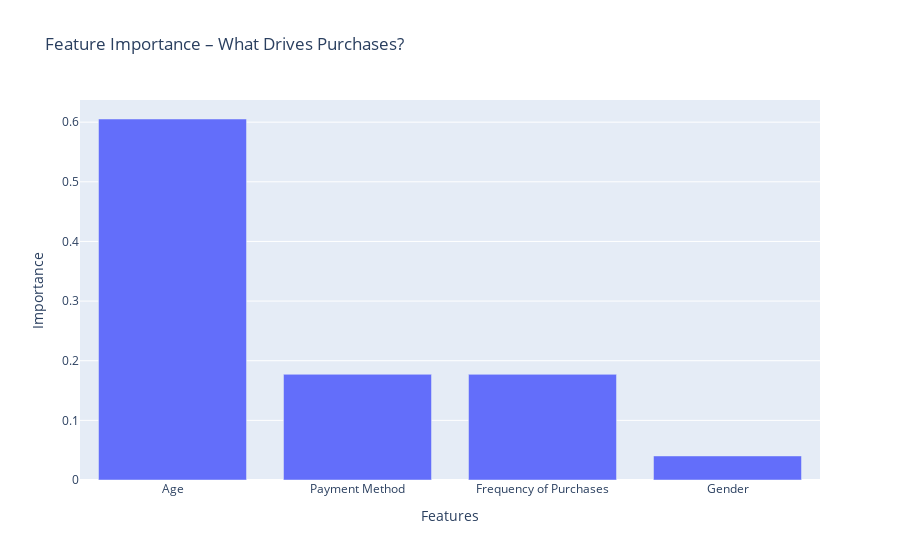

The code cell stored with this chart in its notebook:
### Markdown cell above
## 🎯 Feature Importance

### Code cell
feat_importances = pd.Series(model.feature_importances_, index=X.columns).sort_values(ascending=False)
fig = px.bar(x=feat_importances.index, y=feat_importances.values, title='Feature Importance – What Drives Purchases?')
fig.update_xaxes(title='Features')
fig.update_yaxes(title='Importance')
fig.show()

### Figure 1 — Plotly figure (JSON) as saved in the notebook; plotly's stock layout.template omitted (floating-point values rounded to 4 significant figures)
{"data": [{"hovertemplate": "x=%{x}<br>y=%{y}<extra></extra>", "legendgroup": "", "marker": {"color": "#636efa", "pattern": {"shape": ""}}, "name": "", "orientation": "v", "showlegend": false, "textposition": "auto", "type": "bar", "x": ["Age", "Payment Method", "Frequency of Purchases", "Gender"], "xaxis": "x", "y": [0.6053, 0.1772, 0.1771, 0.04034], "yaxis": "y"}], "layout": {"barmode": "relative", "legend": {"tracegroupgap": 0}, "title": {"text": "Feature Importance – What Drives Purchases?"}, "xaxis": {"anchor": "y", "domain": [0, 1], "title": {"text": "Features"}}, "yaxis": {"anchor": "x", "domain": [0, 1], "title": {"text": "Importance"}}}}
